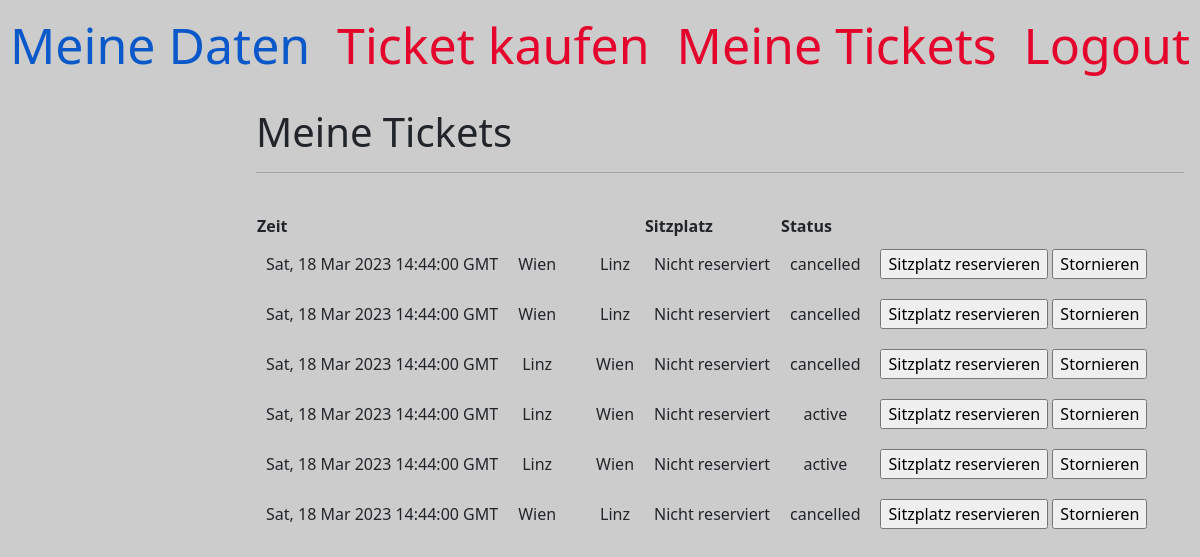
/tickets (signed in), run on the app's committed database.
### app/models.py (models this page shows, shortened)
class Ticket(db.Model):
    id = db.Column(db.Integer, primary_key=True)
    user_id = db.Column(db.Integer, db.ForeignKey('user.id'))
    ride_id = db.Column(db.Integer)
    status = db.Column(db.Enum('active', 'cancelled', 'used'), nullable=False, server_default="active")
    seat = db.Column(db.Boolean, default=False, nullable=False)
    departure = db.Column(db.String)
    destination = db.Column(db.String)
    def get_time(self):
        return api.get_ride_by_id(self.ride_id)["time"]

### app/routes.py (the view)
@app.route('/tickets', methods=['GET', 'POST'])
@requires_access('user')
@login_required
def tickets():
    tickets = current_user.bought_tickets()
    today = datetime.now()
    for t in tickets:
        rideid = t.ride_id
        ride_time = datetime.strptime(api.get_ride_by_id(rideid)["time"], "%a, %d %b %Y %H:%M:%S GMT")
        if t.status == 'active' and t.status != 'used' and ride_time < today:
            t.set_status('used')
            db.session.commit()
    ticketid = request.args.get('ticketid')
    book_seat(ticketid)
    return render_template('tickets.html', title='Meine Tickets', tickets=tickets)

### api.py (called while the page is built)
def get_ride_by_id(id):
    data = get_rides()
    for r in data["data"]:
        if id == r["id"]:
            return r

def get_rides():
    if dummydata:
        js = open("./dummydata/rides.json")
        data = json.load(js)
        return data
    else:
        response = urlopen('http://localhost:5001/api/zuege-komp')
        data = json.loads(response.read())
        return data

### app/admin.py (called while the page is built)
def requires_access(access_level):
    def decorator(f):
        @wraps(f)
        def decorated_function(*args, **kwargs):
            user = User.query.filter_by(username=current_user.username).first_or_404()
            if access_level == 'admin' and not user.is_admin():
                flash("Kein Zugang.")
                return redirect(url_for('logout'))
            elif access_level == 'user' and user.is_admin():
                flash("Kein Zugang.")
                return redirect(url_for('logout'))
            return f(*args, **kwargs)
        return decorated_function
    return decorator

### app/models.py (called while the page is built)
@login.user_loader
def load_user(id):
    return User.query.get(int(id))

    def is_admin(self):
        return self.access == 'admin'

    def bought_tickets(self):
        tickets = Ticket.query.filter_by(user_id=self.id)
        return tickets

### app/routes.py (called while the page is built, shortened)
def book_seat(ticketid):
    ticket = Ticket.query.filter_by(id=ticketid).first()

### app/templates/tickets.html (shortened to what this page needs)
{% extends "base.html" %}
{% set active_page = 'tickets_page' %}
{% block content %}
<h1>Meine Tickets</h1>
<hr><br>
<table>
    <tr>
        <th>Zeit</th>
        <th></th>
        <th></th>
        <th></th>
        <th>Sitzplatz</th>
        <th>Status</th>
        <th></th>
    </tr>
    {% for ticket in tickets %}
    <tr class="default">
        <td>{{ ticket.get_time() }}</td>
        <td>{{ ticket.departure }}</td>
        <td></td>
        <td>{{ ticket.destination }}</td>
        {% if ticket.seat %}
            <td>Reserviert</td>
        {% else %}
            <td>Nicht reserviert</td>
        {% endif %}
        <td>{{ ticket.status }}</td>
        <td>
            <input type="button" onclick="window.location.href='{{ url_for( 'tickets', ticketid=ticket.id ) }}';" value="Sitzplatz reservieren">
            <input type="button" onclick="window.location.href='{{ url_for( 'cancelticket', ticketid=ticket.id ) }}';" value="Stornieren">
        </td>
    </tr>
    {% endfor %}
</table>
{% endblock %}

### app/templates/base.html (style rules this page uses)
body { background-color: #cccccc; }
td { text-align: center; padding: 10px; }

### data on the page
Ticket: get_time "Sat, 18 Mar 2023 14:44:00 GMT", departure "Wien", destination "Linz", seat "Nicht reserviert", status "cancelled"
Ticket: get_time "Sat, 18 Mar 2023 14:44:00 GMT", departure "Wien", destination "Linz", seat "Nicht reserviert", status "cancelled"
Ticket: get_time "Sat, 18 Mar 2023 14:44:00 GMT", departure "Linz", destination "Wien", seat "Nicht reserviert", status "cancelled"
Ticket: get_time "Sat, 18 Mar 2023 14:44:00 GMT", departure "Linz", destination "Wien", seat "Nicht reserviert", status "active"
Ticket: get_time "Sat, 18 Mar 2023 14:44:00 GMT", departure "Linz", destination "Wien", seat "Nicht reserviert", status "active"
Ticket: get_time "Sat, 18 Mar 2023 14:44:00 GMT", departure "Wien", destination "Linz", seat "Nicht reserviert", status "cancelled"
